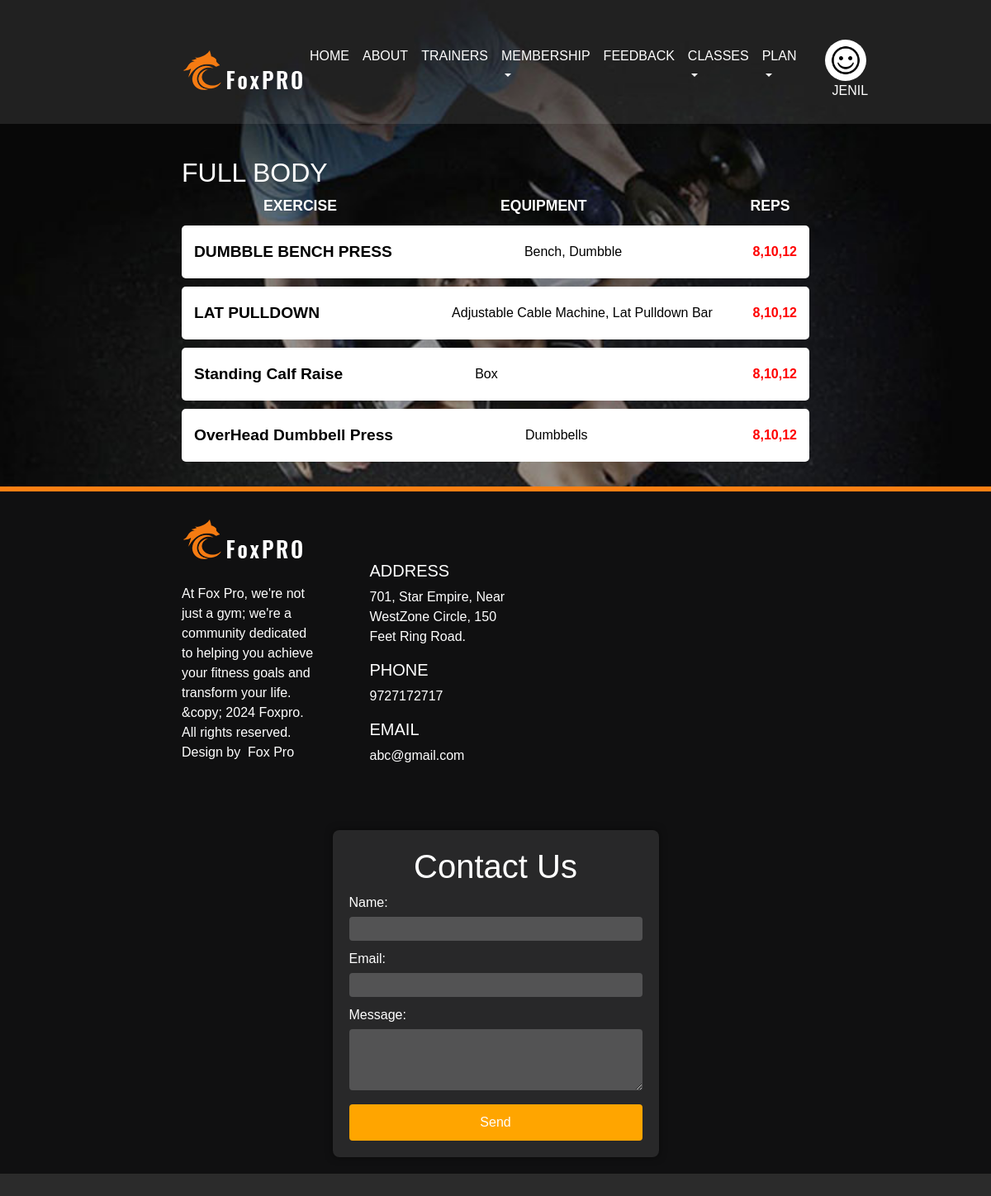
The app's page /workout_plan.php (signed in) with its own data.
### tables this page shows
CREATE TABLE `workout` (
  `id` int(11) NOT NULL,
  `Exercise` varchar(255) NOT NULL,
  `Equipment` varchar(255) NOT NULL,
  `Reps` varchar(255) NOT NULL
);

CREATE TABLE `contact_us` (
  `id` int(11) NOT NULL,
  `content` varchar(2000) NOT NULL,
  `address` varchar(2550) NOT NULL,
  `phone` varchar(255) NOT NULL,
  `email` varchar(255) NOT NULL
);

### workout_plan.php (the view, shortened to what this page needs)
<?php
include('header.php');
include('config.php');
$user_id = $_SESSION['id'];
?>
<!DOCTYPE html>
<html lang="en">
<head>
</head>
<body>
    <div class="container">
        <h2>FULL BODY</h2>
        <div class="simple-row">
            <div>EXERCISE</div>
            <div>EQUIPMENT</div>
            <div>REPS</div>
        </div>
        <div class="week-plan">
            <?php
            $stmt = $conn->prepare("
                SELECT w.*
                FROM workout w
                JOIN admin_plan_exercise ape ON w.id = ape.workout_id
                JOIN admin_plan ap ON ape.admin_plan_id = ap.id
                WHERE ap.user_id = ?
            ");
            $stmt->bind_param("i", $user_id);
            $stmt->execute();
            $result = $stmt->get_result();
            if ($result->num_rows > 0) {
                while ($row = $result->fetch_assoc()) {
                    echo '<div class="day-card">';
                    echo '<div class="day-info">';
                    echo '<h3>' . htmlspecialchars($row["Exercise"]) . '</h3>';
                    echo '</div>';
                    echo '<div class="day-details">';
                    echo '<p>' . htmlspecialchars($row["Equipment"]) . '</p>';
                    echo '</div>';
                    echo '<div class="start-button">';
                    echo '<p>' . htmlspecialchars($row["Reps"]) . '</p>';
                    echo '</div>';
                    echo '</div>';
                }
            } else {
                echo "<p>No workouts available for this user</p>";
            }
            ?>
        </div>
    </div>
</body>
</html>
<?php
include('footer.php');
?>

### footer.php (shortened to what this page needs)
<?php
include('config.php');
$query = "SELECT * FROM contact_us";
$result = mysqli_query($conn, $query);
if ($result && mysqli_num_rows($result) > 0) {
    $row = mysqli_fetch_assoc($result);
    $content = $row['content'];
    $address = $row['address'];
    $phone = $row['phone'];
    $email = $row['email'];
} else {
    $content = "Content not available.";
    $address = "Not available";
    $phone = "Not available";
    $email = "Not available";
}
?>
<!doctype html>
<html>
<head>
</head>
<body>
  <footer class="container-fluid">
    <div class="container">
      <div class="row">
        <div class="col-md-3 footer1 d-flex wow bounceInLeft" data-wow-delay=".25s" style="margin-right: 30px;">
          <div class="d-flex flex-wrap align-content-center">
            <a href="#"><img src="images/logo.png" alt="logo" /></a>
            <p>
            <?php echo $content; ?>
            </p>
          </div>
        </div>
        <div class="col-md-3 footer3 wow bounceInRight" data-wow-delay=".25s">
          <h5>ADDRESS</h5>
          <p><?php echo $address; ?></p>
          <h5>PHONE</h5>
          <p><?php echo $phone; ?></p>
          <h5>EMAIL</h5>
          <p><?php echo $email; ?></p>
        </div>
        <div class="col-md-6 contact-container">
          <h1>Contact Us</h1>
          <form id="contactForm" action="submit_contact.php" method="POST">
            <div class="form-group">
              <label for="name">Name:</label>
              <input type="text" id="name" name="name" required>
            </div>
            <div class="form-group">
              <label for="email">Email:</label>
              <input type="email" id="email" name="email" required>
            </div>
            <div class="form-group">
              <label for="message">Message:</label>
              <textarea id="message" name="message" rows="4" required></textarea>
            </div>
            <button type="submit">Send</button>
          </form>
        </div>
      </div>
    </div>
  </footer>
</body>
</html>

### css/style.css (style rules this page uses)
body { font-family: 'Lato', sans-serif; overflow: hidden; overflow-y: scroll; background-color: #000; }
a, a:hover { color: #ff8013; }
footer { background: #101011; color: #fff; }
footer .footer1 p { margin-top: 30px; }
footer .footer3 { padding-top: 50px; }
footer::before { content: ""; position: absolute; border: 3px solid #ff8013; width: 100%; left: 0; }

### workout_plan.php (style rules this page uses)
body { font-family: Arial, sans-serif; background-color: #2b2b2b; color: #fff; margin: 0; padding: 0; }
.container { max-width: 800px; margin: 0 auto; padding: 20px; }
.simple-row { display: flex; justify-content: space-around; margin-bottom: 10px; text-align: left; font-size: 1.1em; }
.simple-row div { margin: 0 99px; }
.simple-row div { flex: 1; font-weight: bold; }
.day-card { display: flex; justify-content: space-between; align-items: center; background-color: #fff; color: #000; padding: 15px; margin-bottom: 10px; border-radius: 5px; }
.day-card h3 { margin: 0; font-size: 1.2em; font-weight: bold; }
.day-card p { margin: 5px 0; }
.day-details { flex: 1; display: flex; justify-content: flex-start; gap: 10px; padding-left: 15px; }
.day-info { margin-right: 145px; }
.start-button p { color: red; font-weight: bold; text-decoration: none; }
.container { max-width: 800px; margin: 0 auto; padding: 40px 20px 20px; }

### footer.php (style rules this page uses)
.footer1, .footer3 { margin-bottom: 20px; }
@media (min-width: 768px) { .footer1 { margin-right: 40px; } }
.contact-container { max-width: 400px; margin: 0 auto; padding: 20px; background-color: rgba(255, 255, 255, 0.1); border-radius: 8px; box-shadow: 0 0 10px rgba(0, 0, 0, 0.5); }
h1 { text-align: center; }
.form-group { margin-bottom: 10px; }
label { display: block; margin-bottom: 5px; }
input, textarea { width: 100%; padding: 7px; border: none; border-radius: 4px; font-size: 10px; }
input { background-color: rgba(255, 255, 255, 0.2); color: #fff; }
textarea { background-color: rgba(255, 255, 255, 0.2); color: #fff; }
button { background-color: orange; color: #fff; border: none; border-radius: 4px; padding: 10px 15px; cursor: pointer; font-size: 16px; width: 100%; }

### records on screen
workout: Exercise "DUMBBLE BENCH PRESS", Equipment "Bench, Dumbble", Reps "8,10,12"
workout: Exercise "LAT PULLDOWN", Equipment "Adjustable Cable Machine, Lat Pulldown Bar", Reps "8,10,12"
workout: Exercise "Standing Calf Raise", Equipment "Box", Reps "8,10,12"
workout: Exercise "OverHead Dumbbell Press", Equipment "Dumbbells", Reps "8,10,12"
contact_us: content "At Fox Pro, we're not just a gym; we're a community dedicated to helping you achieve your fitness goals and transform your life. &copy; 2024 Foxpro. All rights reserved. Design by Fox Pro", address "701, Star Empire, Near WestZone Circle, 150 Feet Ring Road.", phone "9727172717", email "abc@gmail.com"

### other values on screen
$_SESSION['name'] "JENIL"
